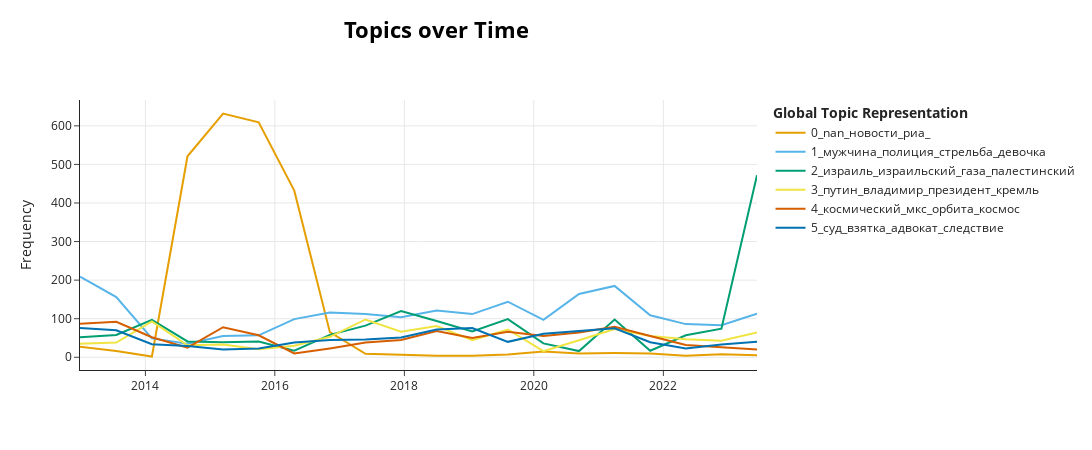

Notebook cell for this chart:
### Code cell
topic_model.visualize_topics_over_time(topics_over_time, topics=[0, 1, 2, 3, 4, 5])

### Figure 1 — Plotly figure (JSON) as saved in the notebook; plotly's stock layout.template omitted (floating-point values rounded to 4 significant figures)
{"data": [{"hoverinfo": "text", "hovertext": ["<b>Topic 0</b><br>Words: nan, новости, риа, , ", "<b>Topic 0</b><br>Words: nan, новости, риа, , ", "<b>Topic 0</b><br>Words: nan, новости, риа, , ", "<b>Topic 0</b><br>Words: nan, новости, риа, , ", "<b>Topic 0</b><br>Words: nan, новости, риа, , ", "<b>Topic 0</b><br>Words: nan, новости, риа, , ", "<b>Topic 0</b><br>Words: nan, новости, риа, , ", "<b>Topic 0</b><br>Words: nan, новости, риа, , ", "<b>Topic 0</b><br>Words: nan, новости, риа, , ", "<b>Topic 0</b><br>Words: nan, новости, риа, , ", "<b>Topic 0</b><br>Words: nan, новости, риа, , ", "<b>Topic 0</b><br>Words: nan, новости, риа, , ", "<b>Topic 0</b><br>Words: nan, новости, риа, , ", "<b>Topic 0</b><br>Words: nan, новости, риа, , ", "<b>Topic 0</b><br>Words: nan, новости, риа, , ", "<b>Topic 0</b><br>Words: nan, новости, риа, , ", "<b>Topic 0</b><br>Words: nan, новости, риа, , ", "<b>Topic 0</b><br>Words: nan, новости, риа, , ", "<b>Topic 0</b><br>Words: nan, новости, риа, , ", "<b>Topic 0</b><br>Words: nan, новости, риа, , "], "marker": {"color": "#E69F00"}, "mode": "lines", "name": "0_nan_новости_риа_", "type": "scatter", "x": ["2012-12-27T23:36:57.600000", "2013-07-20T19:12:00", "2014-02-06T14:24:00", "2014-08-26T09:36:00", "2015-03-15T04:48:00", "2015-10-02T00:00:00", "2016-04-19T19:12:00", "2016-11-06T14:24:00", "2017-05-26T09:36:00", "2017-12-13T04:48:00", "2018-07-02T00:00:00", "2019-01-18T19:12:00", "2019-08-07T14:24:00", "2020-02-24T09:36:00", "2020-09-12T04:48:00", "2021-04-01T00:00:00", "2021-10-18T19:12:00", "2022-05-07T14:24:00", "2022-11-24T09:36:00", "2023-06-13T04:48:00"], "y": [27, 16, 2, 521, 632, 609, 432, 65, 9, 7, 4, 4, 7, 15, 10, 11, 10, 4, 8, 5]}, {"hoverinfo": "text", "hovertext": ["<b>Topic 1</b><br>Words: полиция, девочка, летний, мужчина, подозреваемый", "<b>Topic 1</b><br>Words: полиция, девочка, стрельба, мужчина, полицейский", "<b>Topic 1</b><br>Words: стрельба, полиция, девочка, мужчина, неизвестный", "<b>Topic 1</b><br>Words: полиция, полицейский, сидней, заложник, мужчина", "<b>Topic 1</b><br>Words: стрельба, полиция, полицейский, мужчина, убийство", "<b>Topic 1</b><br>Words: стрельба, мужчина, полиция, полицейский, ск", "<b>Topic 1</b><br>Words: мужчина, стрельба, заложник, полиция, неизвестный", "<b>Topic 1</b><br>Words: мужчина, полиция, следственный, ск, подозреваемый", "<b>Topic 1</b><br>Words: стрельба, мужчина, полиция, подозреваемый, ск", "<b>Topic 1</b><br>Words: стрельба, мужчина, полиция, подозреваемый, летний", "<b>Topic 1</b><br>Words: мужчина, стрельба, полиция, подозреваемый, летний", "<b>Topic 1</b><br>Words: девочка, мужчина, ск, стрельба, полиция", "<b>Topic 1</b><br>Words: девочка, мужчина, ск, убийство, полиция", "<b>Topic 1</b><br>Words: мужчина, полиция, ск, полицейский, мальчик", "<b>Topic 1</b><br>Words: мужчина, ск, девочка, полиция, летний", "<b>Topic 1</b><br>Words: мужчина, стрельба, ск, девочка, полиция", "<b>Topic 1</b><br>Words: мужчина, ск, полиция, летний, следственный", "<b>Topic 1</b><br>Words: стрельба, мужчина, ск, подозреваемый, полиция", "<b>Topic 1</b><br>Words: мужчина, ск, девочка, следственный, возбуждать", "<b>Topic 1</b><br>Words: мужчина, ск, девочка, полиция, летний"], "marker": {"color": "#56B4E9"}, "mode": "lines", "name": "1_мужчина_полиция_стрельба_девочка", "type": "scatter", "x": ["2012-12-27T23:36:57.600000", "2013-07-20T19:12:00", "2014-02-06T14:24:00", "2014-08-26T09:36:00", "2015-03-15T04:48:00", "2015-10-02T00:00:00", "2016-04-19T19:12:00", "2016-11-06T14:24:00", "2017-05-26T09:36:00", "2017-12-13T04:48:00", "2018-07-02T00:00:00", "2019-01-18T19:12:00", "2019-08-07T14:24:00", "2020-02-24T09:36:00", "2020-09-12T04:48:00", "2021-04-01T00:00:00", "2021-10-18T19:12:00", "2022-05-07T14:24:00", "2022-11-24T09:36:00", "2023-06-13T04:48:00"], "y": [209, 156, 49, 35, 55, 57, 99, 116, 112, 104, 121, 112, 144, 97, 164, 185, 109, 86, 83, 113]}, {"hoverinfo": "text", "hovertext": ["<b>Topic 2</b><br>Words: израиль, израильский, нетаньяху, палестинский, сектор", "<b>Topic 2</b><br>Words: израиль, израильский, шарон, палестинский, палестинец", "<b>Topic 2</b><br>Words: израиль, палестинский, израильский, сектор, хамас", "<b>Topic 2</b><br>Words: израиль, палестинский, израильский, нетаньяху, газа", "<b>Topic 2</b><br>Words: израиль, израильский, нетаньяху, палестинский, газа", "<b>Topic 2</b><br>Words: израиль, израильский, палестинский, палестинец, нетаньяху", "<b>Topic 2</b><br>Words: израиль, израильский, палестинский, хамас, палестинец", "<b>Topic 2</b><br>Words: израиль, израильский, нетаньяху, палестинский, палестинец", "<b>Topic 2</b><br>Words: иерусалим, израиль, израильский, палестинский, палестинец", "<b>Topic 2</b><br>Words: израиль, израильский, палестинский, газа, палестинец", "<b>Topic 2</b><br>Words: израиль, израильский, газа, палестинский, сектор", "<b>Topic 2</b><br>Words: израиль, израильский, газа, сектор, палестинский", "<b>Topic 2</b><br>Words: израиль, израильский, палестинский, нетаньяху, палестинец", "<b>Topic 2</b><br>Words: израиль, израильский, палестинский, палестина, газа", "<b>Topic 2</b><br>Words: израиль, израильский, газа, сектор, арабский", "<b>Topic 2</b><br>Words: израиль, израильский, палестинский, газа, сектор", "<b>Topic 2</b><br>Words: израиль, израильский, тель, газа, сектор", "<b>Topic 2</b><br>Words: израиль, израильский, газа, джихад, сектор", "<b>Topic 2</b><br>Words: израиль, израильский, нетаньяху, авива, тель", "<b>Topic 2</b><br>Words: израиль, газа, сектор, хамас, израильский"], "marker": {"color": "#009E73"}, "mode": "lines", "name": "2_израиль_израильский_газа_палестинский", "type": "scatter", "x": ["2012-12-27T23:36:57.600000", "2013-07-20T19:12:00", "2014-02-06T14:24:00", "2014-08-26T09:36:00", "2015-03-15T04:48:00", "2015-10-02T00:00:00", "2016-04-19T19:12:00", "2016-11-06T14:24:00", "2017-05-26T09:36:00", "2017-12-13T04:48:00", "2018-07-02T00:00:00", "2019-01-18T19:12:00", "2019-08-07T14:24:00", "2020-02-24T09:36:00", "2020-09-12T04:48:00", "2021-04-01T00:00:00", "2021-10-18T19:12:00", "2022-05-07T14:24:00", "2022-11-24T09:36:00", "2023-06-13T04:48:00"], "y": [52, 58, 97, 41, 39, 41, 17, 58, 82, 120, 94, 67, 99, 36, 16, 98, 17, 57, 74, 472]}, {"hoverinfo": "text", "hovertext": ["<b>Topic 3</b><br>Words: путин, узбекский, владимир, универсиада, людмила", "<b>Topic 3</b><br>Words: путин, владимир, президент, встреча, кремль", "<b>Topic 3</b><br>Words: путин, владимир, кремль, разговор, президент", "<b>Topic 3</b><br>Words: путин, асем, кремль, меркель, олланд", "<b>Topic 3</b><br>Words: путин, обама, владимир, президент, генассамблея", "<b>Topic 3</b><br>Words: путин, владимир, валдайский, президент, герранс", "<b>Topic 3</b><br>Words: путин, кремль, владимир, клинтон, разговор", "<b>Topic 3</b><br>Words: путин, трамп, кремль, владимир, разговор", "<b>Topic 3</b><br>Words: путин, стоун, владимир, оливер, президент", "<b>Topic 3</b><br>Words: путин, владимир, президент, кремль, встреча", "<b>Topic 3</b><br>Words: путин, владимир, трамп, встреча, хельсинки", "<b>Topic 3</b><br>Words: путин, владимир, лидер, президент, ушаков", "<b>Topic 3</b><br>Words: путин, владимир, кремль, разговор, эрдоган", "<b>Topic 3</b><br>Words: путин, вциом, эванин, кремль, владимир", "<b>Topic 3</b><br>Words: путин, кремль, байден, владимир, песок", "<b>Topic 3</b><br>Words: путин, байден, саммит, владимир, президент", "<b>Topic 3</b><br>Words: путин, байден, владимир, разговор, беннет", "<b>Topic 3</b><br>Words: путин, владимир, сальман, президент, дороговизна", "<b>Topic 3</b><br>Words: путин, владимир, кремль, президент, встреча", "<b>Topic 3</b><br>Words: путин, владимир, песок, президент, чвк"], "marker": {"color": "#F0E442"}, "mode": "lines", "name": "3_путин_владимир_президент_кремль", "type": "scatter", "x": ["2012-12-27T23:36:57.600000", "2013-07-20T19:12:00", "2014-02-06T14:24:00", "2014-08-26T09:36:00", "2015-03-15T04:48:00", "2015-10-02T00:00:00", "2016-04-19T19:12:00", "2016-11-06T14:24:00", "2017-05-26T09:36:00", "2017-12-13T04:48:00", "2018-07-02T00:00:00", "2019-01-18T19:12:00", "2019-08-07T14:24:00", "2020-02-24T09:36:00", "2020-09-12T04:48:00", "2021-04-01T00:00:00", "2021-10-18T19:12:00", "2022-05-07T14:24:00", "2022-11-24T09:36:00", "2023-06-13T04:48:00"], "y": [35, 38, 93, 31, 33, 21, 30, 53, 98, 66, 81, 44, 72, 16, 44, 73, 55, 47, 43, 64]}, {"hoverinfo": "text", "hovertext": ["<b>Topic 4</b><br>Words: космический, мкс, астероид, орбита, космос", "<b>Topic 4</b><br>Words: космический, мкс, орбита, космос, планета", "<b>Topic 4</b><br>Words: космический, носитель, орбита, спутник, мкс", "<b>Topic 4</b><br>Words: космический, комета, мкс, галактика, космос", "<b>Topic 4</b><br>Words: космический, мкс, орбита, галактика, планета", "<b>Topic 4</b><br>Words: космический, мкс, орбита, спутник, астронавт", "<b>Topic 4</b><br>Words: космический, ракета, космодром, спутник, космос", "<b>Topic 4</b><br>Words: космический, мкс, корабль, астронавт, космос", "<b>Topic 4</b><br>Words: космический, спутник, орбита, луна, ракета", "<b>Topic 4</b><br>Words: космический, орбита, мкс, космос, спутник", "<b>Topic 4</b><br>Words: космический, луна, мкс, космос, орбита", "<b>Topic 4</b><br>Words: космический, мкс, орбита, корабль, спутник", "<b>Topic 4</b><br>Words: космический, мкс, космос, корабль, орбита", "<b>Topic 4</b><br>Words: космический, корабль, мкс, астронавт, пилотировать", "<b>Topic 4</b><br>Words: космический, мкс, луна, модуль, роскосмос", "<b>Topic 4</b><br>Words: космический, мкс, модуль, космос, орбита", "<b>Topic 4</b><br>Words: космический, мкс, роскосмос, астронавт, модуль", "<b>Topic 4</b><br>Words: космический, орбита, мкс, спутник, роскосмос", "<b>Topic 4</b><br>Words: космический, мкс, космонавт, космос, корабль", "<b>Topic 4</b><br>Words: луна, космический, орбита, мкс, роскосмос"], "marker": {"color": "#D55E00"}, "mode": "lines", "name": "4_космический_мкс_орбита_космос", "type": "scatter", "x": ["2012-12-27T23:36:57.600000", "2013-07-20T19:12:00", "2014-02-06T14:24:00", "2014-08-26T09:36:00", "2015-03-15T04:48:00", "2015-10-02T00:00:00", "2016-04-19T19:12:00", "2016-11-06T14:24:00", "2017-05-26T09:36:00", "2017-12-13T04:48:00", "2018-07-02T00:00:00", "2019-01-18T19:12:00", "2019-08-07T14:24:00", "2020-02-24T09:36:00", "2020-09-12T04:48:00", "2021-04-01T00:00:00", "2021-10-18T19:12:00", "2022-05-07T14:24:00", "2022-11-24T09:36:00", "2023-06-13T04:48:00"], "y": [87, 92, 52, 25, 78, 57, 10, 23, 38, 45, 68, 50, 66, 55, 64, 79, 55, 32, 26, 20]}, {"hoverinfo": "text", "hovertext": ["<b>Topic 5</b><br>Words: суд, взятка, берлускони, следствие, адвокат", "<b>Topic 5</b><br>Words: суд, берлускони, взятка, адвокат, судья", "<b>Topic 5</b><br>Words: суд, литвиненко, взятка, царнаев, адвокат", "<b>Topic 5</b><br>Words: суд, буряков, адвокат, судья, обвинение", "<b>Topic 5</b><br>Words: царнаев, суд, джохар, присяжный, кровосток", "<b>Topic 5</b><br>Words: суд, сусь, бергдать, присяжный, адвокат", "<b>Topic 5</b><br>Words: взятка, суд, селезнев, рубль, следствие", "<b>Topic 5</b><br>Words: суд, взятка, захарченко, адвокат, арест", "<b>Topic 5</b><br>Words: суд, взятка, арест, адвокат, следствие", "<b>Topic 5</b><br>Words: суд, взятка, адвокат, судья, следствие", "<b>Topic 5</b><br>Words: бутин, суд, бутина, адвокат, обвинение", "<b>Topic 5</b><br>Words: голунов, суд, абызов, адвокат, следствие", "<b>Topic 5</b><br>Words: суд, винник, адвокат, взятка, следствие", "<b>Topic 5</b><br>Words: суд, сафронов, адвокат, фирсов, приговор", "<b>Topic 5</b><br>Words: суд, навальный, осипова, несогласованный, приговор", "<b>Topic 5</b><br>Words: суд, арест, следствие, адвокат, рубль", "<b>Topic 5</b><br>Words: суд, судья, данченко, янгулбаева, взятка", "<b>Topic 5</b><br>Words: суд, херд, деппа, мохов, адвокат", "<b>Topic 5</b><br>Words: суд, винник, адвокат, ук, биота", "<b>Topic 5</b><br>Words: суд, взятка, арест, ст, пресечение"], "marker": {"color": "#0072B2"}, "mode": "lines", "name": "5_суд_взятка_адвокат_следствие", "type": "scatter", "x": ["2012-12-27T23:36:57.600000", "2013-07-20T19:12:00", "2014-02-06T14:24:00", "2014-08-26T09:36:00", "2015-03-15T04:48:00", "2015-10-02T00:00:00", "2016-04-19T19:12:00", "2016-11-06T14:24:00", "2017-05-26T09:36:00", "2017-12-13T04:48:00", "2018-07-02T00:00:00", "2019-01-18T19:12:00", "2019-08-07T14:24:00", "2020-02-24T09:36:00", "2020-09-12T04:48:00", "2021-04-01T00:00:00", "2021-10-18T19:12:00", "2022-05-07T14:24:00", "2022-11-24T09:36:00", "2023-06-13T04:48:00"], "y": [76, 70, 34, 29, 20, 23, 38, 45, 46, 51, 72, 76, 40, 61, 68, 75, 39, 23, 33, 40]}], "layout": {"height": 450, "hoverlabel": {"bgcolor": "white", "font": {"family": "Rockwell", "size": 16}}, "legend": {"title": {"text": "<b>Global Topic Representation"}}, "title": {"font": {"color": "Black", "size": 22}, "text": "<b>Topics over Time</b>", "x": 0.4, "xanchor": "center", "y": 0.95, "yanchor": "top"}, "width": 1250, "xaxis": {"showgrid": true}, "yaxis": {"showgrid": true, "title": {"text": "Frequency"}}}}
